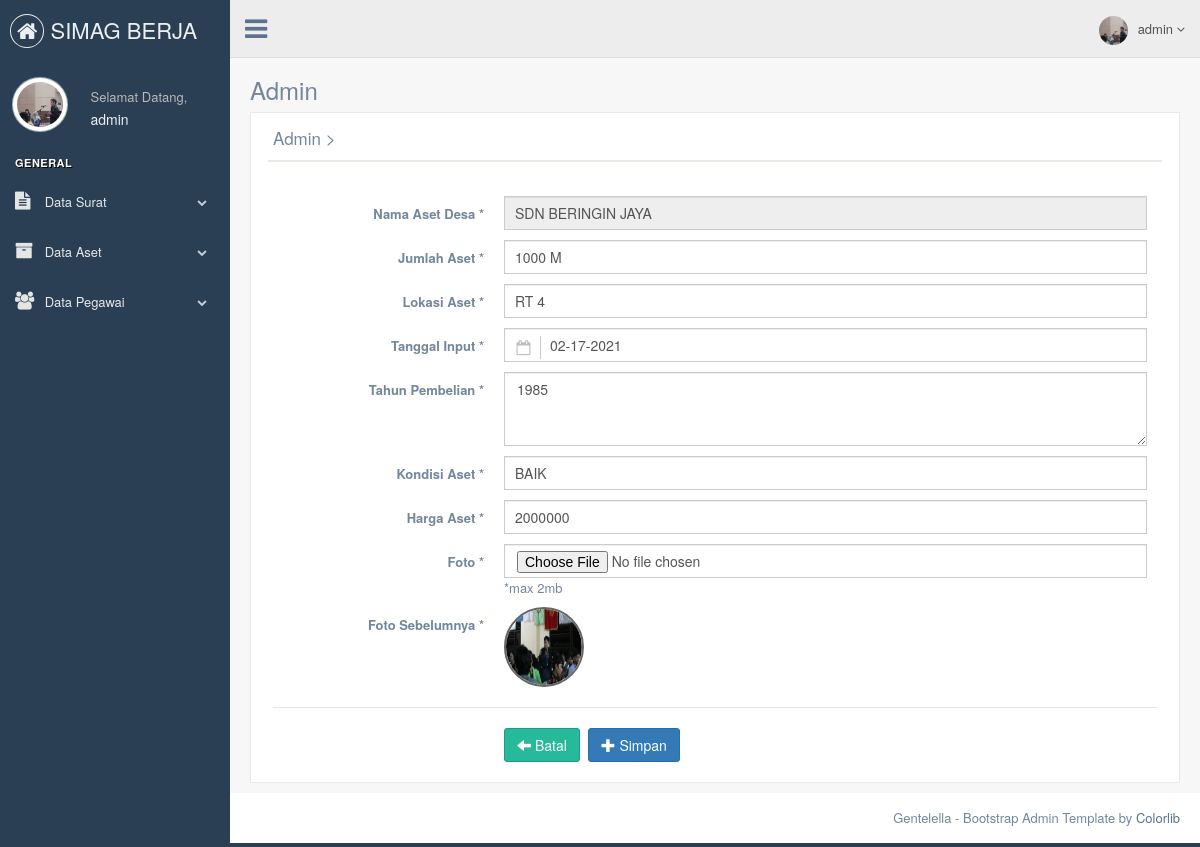
The app's page /admin/editasetdesa.php?id_asetdesa=13 (signed in) with its own data.
### tables this page shows
CREATE TABLE `tb_asetdesa` (
  `id_asetdesa` int(11) NOT NULL,
  `nama_asetdesa` varchar(120) NOT NULL,
  `jumlah_asetdesa` varchar(15) NOT NULL,
  `tanggal_asetdesa` date NOT NULL,
  `tahun_asetdesa` year(4) NOT NULL,
  `kondisi_asetdesa` varchar(15) NOT NULL,
  `harga_asetdesa` varchar(15) NOT NULL,
  `gambar` varchar(225) NOT NULL,
  `lokasi_asetdesa` varchar(100) NOT NULL
);

### admin/editasetdesa.php (the view, shortened to what this page needs)
<!DOCTYPE html>
<html lang="en">
  <head>
    <link href="../assets/vendors/bootstrap/dist/css/bootstrap.min.css" rel="stylesheet">
    <link href="../assets/vendors/font-awesome/css/font-awesome.min.css" rel="stylesheet">
    <link href="../assets/vendors/nprogress/nprogress.css" rel="stylesheet">
    <link href="../assets/vendors/iCheck/skins/flat/green.css" rel="stylesheet">
    <link href="../assets/vendors/google-code-prettify/bin/prettify.min.css" rel="stylesheet">
    <link href="../assets/vendors/select2/dist/css/select2.min.css" rel="stylesheet">
    <link href="../assets/vendors/switchery/dist/switchery.min.css" rel="stylesheet">
    <link href="../assets/vendors/bootstrap-daterangepicker/daterangepicker.css" rel="stylesheet">
    <link href="../assets/vendors/bootstrap-datetimepicker/build/css/bootstrap-datetimepicker.css" rel="stylesheet">
    <link href="../assets/vendors/starrr/dist/starrr.css" rel="stylesheet">
    <link href="../assets/vendors/bootstrap-daterangepicker/daterangepicker.css" rel="stylesheet">
    <link href="../assets/build/css/custom.min.css" rel="stylesheet">
  </head>
  <body class="nav-md">
    <div class="container body">
      <div class="main_container">
        <?php
        include("sidebarmenu.php");
        ?>
        <?php
        include("header.php");
        ?>
        <div class="right_col" role="main">
          <div class="">
            <div class="page-title">
              <div class="title_left">
                <h3>Admin</h3>
              </div>
            </div>
            <div class="clearfix"></div>
            <div class="row">
              <div class="col-md-12 col-sm-12 col-xs-12">
                <div class="x_panel">
                  <div class="x_title">
                    <h2>Admin ><small>Edit Bagian</small></h2>
                    <div class="clearfix"></div>
                  </div>
                  <div class="x_content">
                    <br />
                    <form action="proses/proses_editasetdesa.php" method="post" enctype="multipart/form-data" id="demo-form2" name="formupdate" data-parsley-validate class="form-horizontal form-label-left">
                            <?php include '../koneksi/koneksi.php';
                            $id			            = mysqli_real_escape_string($db,$_GET['id_asetdesa']);
                            $sql  	           	= "SELECT * FROM tb_asetdesa where id_asetdesa='".$id."'";
                            $query  	          = mysqli_query($db, $sql);
                            $data 		          = mysqli_fetch_array($query);
                            $tanggal_asetdesa = $data['tanggal_asetdesa'];
                            $tanggal_asetdesa = date('m-d-Y', strtotime("$tanggal_asetdesa"));?>
                      <div class="form-group">
                        <label class="control-label col-md-3 col-sm-3 col-xs-12" for="first-name">Nama Aset Desa <span class="required">*</span>
                        </label>
                        <div class="col-md-9 col-sm-9 col-xs-12">
                          <input value="<?php echo $data['nama_asetdesa'];?>" type="text" id="nama_asetdesa" name="nama_asetdesa" required="required"  placeholder="Masukkan Nama Aset " class="form-control col-md-7 col-xs-12" readonly="readonly">
                        </div>
                      </div>
                      <div class="form-group">
                        <label class="control-label col-md-3 col-sm-3 col-xs-12" for="last-name">Jumlah Aset <span class="required">*</span>
                        </label>
                        <div class="col-md-9 col-sm-9 col-xs-12">
                          <input value="<?php echo $data['jumlah_asetdesa'];?>" type="text" id="jumlah_asetdesa" name="jumlah_asetdesa" required="required" maxlength="70" placeholder="Masukkan Jumlah Aset" class="form-control col-md-7 col-xs-12">
                        </div>
                      </div>
                      <div class="form-group">
                        <label class="control-label col-md-3 col-sm-3 col-xs-12" for="last-name">Lokasi Aset <span class="required">*</span>
                        </label>
                        <div class="col-md-9 col-sm-9 col-xs-12">
                          <input value="<?php echo $data['lokasi_asetdesa'];?>" type="text" id="lokasi_asetdesa" name="lokasi_asetdesa" required="required" maxlength="70" placeholder="Masukkan Lokasi Aset" class="form-control col-md-7 col-xs-12">
                        </div>
                      </div>
                      <div class="form-group">
                        <label class="control-label col-md-3 col-sm-3 col-xs-12" for="first-name">Tanggal Input <span class="required">*</span>
                        </label>
                        <div class="col-md-9 col-sm-9 col-xs-12">
                        <fieldset>
                          <div class="control-group">
                            <div class="controls">
                                <input type="text" value="<?php echo "$tanggal_asetdesa" ?>" class="form-control has-feedback-left" id="single_cal3" name="tanggal_asetdesa" placeholder="" aria-describedby="inputSuccess2Status3" required="required">
                            </div>
                          </div>
                        </fieldset>
                        </div>
                      </div>
                      <div class="form-group">
                        <label class="control-label col-md-3 col-sm-3 col-xs-12">Tahun Pembelian <span class="required">*</span>
                        </label>
                        <div class="col-md-9 col-sm-9 col-xs-12">
                          <textarea id="tahun_asetdesa" name="tahun_asetdesa" required="required" class="form-control" rows="3" placeholder='Masukkan Tahun'><?php echo $data['tahun_asetdesa'];?></textarea>
                          </div>
                      </div>
                      <div class="form-group">
                        <label class="control-label col-md-3 col-sm-3 col-xs-12" for="last-name">Kondisi Aset <span class="required">*</span>
                        </label>
                        <div class="col-md-9 col-sm-9 col-xs-12">
                          <input value="<?php echo $data['kondisi_asetdesa'];?>" type="text" id="kondisi_asetdesa" name="kondisi_asetdesa" required="required" maxlength="70" placeholder="Masukkan Kondisi Aset" class="form-control col-md-7 col-xs-12">
                        </div>
                      </div>
                      <div class="form-group">
                        <label class="control-label col-md-3 col-sm-3 col-xs-12" for="last-name">Harga Aset <span class="required">*</span>
                        </label>
                        <div class="col-md-9 col-sm-9 col-xs-12">
                          <input value="<?php echo $data['harga_asetdesa'];?>" type="text" onkeyup="validAngka(this)" id="harga_asetdesa" name="harga_asetdesa" required="required" maxlength="16" placeholder="Masukkan Harga Aset" class="form-control col-md-7 col-xs-12">
                        </div>
                      </div>
                      <div class="form-group">
                        <label class="control-label col-md-3 col-sm-3 col-xs-12">Foto <span class="required">*</span>
                        </label>
                        <div class="col-md-9 col-sm-9 col-xs-12">
                         <input name="gambar" accept="image/png,image/jpeg,image/jpg" type="file" id="gambar" class="form-control" autocomplete="off"/> *max 2mb
                        </div>
                      </div>
                      <div class="form-group">
                        <label class="control-label col-md-3 col-sm-3 col-xs-12">Foto Sebelumnya <span class="required">*</span>
                        </label>
                        <div class="col-md-9 col-sm-9 col-xs-12">
                          <img src="../bagian/images/<?php echo $data['gambar']; ?>" class="img-circle" height="80" width="80" style="border: 2px solid #666666;" />
                        </div>
                      </div>
                      <div class="ln_solid"></div>
                      <div class="form-group">
                        <div class="col-md-6 col-sm-6 col-xs-12 col-md-offset-3">
                          <a href="dataasetdesa.php" class="btn btn-success"><span class="glyphicon glyphicon-arrow-left"></span> Batal</a>
                          <button type="submit" name="input" value="Simpan" class="btn btn-primary"><i class="glyphicon glyphicon-plus"></i> Simpan</button>
                        </div>
                      </div>
                    </form>
                  </div>
                </div>
              </div>
            </div>
          </div>
        </div>
        <footer>
          <div class="pull-right">
            Gentelella - Bootstrap Admin Template by <a href="https://colorlib.com">Colorlib</a>
          </div>
          <div class="clearfix"></div>
        </footer>
      </div>
    </div>
  </body>
</html>

### admin/sidebarmenu.php (shortened to what this page needs)
<?php
	 include '../koneksi/koneksi.php';
			$sql  		= "SELECT * FROM tb_admin where id_admin='".$_SESSION['id']."'";
			$query  	= mysqli_query($db, $sql);
			$data 		= mysqli_fetch_array($query);
?>
        <div class="col-md-3 left_col">
          <div class="left_col scroll-view">
            <div class="navbar nav_title" style="border: 0; background-colour : #20c997;">
              <a href="index.php" class="site_title"><i class="fa fa-home"></i> <span> SIMAG BERJA</span></a>
            </div>
            <div class="profile clearfix">
              <div class="profile_pic">
                <img src="images/<?php echo $data['gambar']; ?>" height="55" width="55" alt="" class="img-circle profile_img">
              </div>
              <div class="profile_info">
                <span>Selamat Datang,</span>
                <h2><?php echo $_SESSION['nama'];?></h2>
              </div>
            </div>
            <br />
            <div id="sidebar-menu" class="main_menu_side hidden-print main_menu">
              <div class="menu_section">
                <h3>General</h3>
                <ul class="nav side-menu">
                  <li><a><i class="fa fa-file-text"></i> Data Surat <span class="fa fa-chevron-down"></span></a>
                  </li>
                  <li><a><i class="fa fa-archive"></i> Data Aset <span class="fa fa-chevron-down"></span></a>
                  </li>
                  <li><a><i class="fa fa-users"></i> Data Pegawai <span class="fa fa-chevron-down"></span></a>
                  </li>
                </ul>
              </div>
            </div>
          </div>
        </div>

### admin/header.php (shortened to what this page needs)
<?php
include '../koneksi/koneksi.php';
$sql  		= "SELECT * FROM tb_admin where id_admin='".$_SESSION['id']."'";
$query  	= mysqli_query($db, $sql);
$data 		= mysqli_fetch_array($query);
?>
        <div class="top_nav">
          <div class="nav_menu" style="background-colour : dogeblue;">
            <nav>
              <div class="nav toggle">
                <a id="menu_toggle"><i class="fa fa-bars"></i></a>
              </div>
              <ul class="nav navbar-nav navbar-right">
                <li class="">
                  <a href="javascript:;" class="user-profile dropdown-toggle" data-toggle="dropdown" aria-expanded="false">
                    <img src="images/<?php echo $data['gambar']; ?>" alt=""><?php echo $_SESSION['nama'];?>
                    <span class=" fa fa-angle-down"></span>
                  </a>
                </li>
              </ul>
            </nav>
          </div>
        </div>

### records on screen
tb_asetdesa: nama_asetdesa "SDN BERINGIN JAYA", jumlah_asetdesa "1000 M", lokasi_asetdesa "RT 4", tanggal_asetdesa "02-17-2021", tahun_asetdesa "1985", kondisi_asetdesa "BAIK", harga_asetdesa "2000000", gambar (picture)

### other values on screen
$_SESSION['nama'] "admin"
